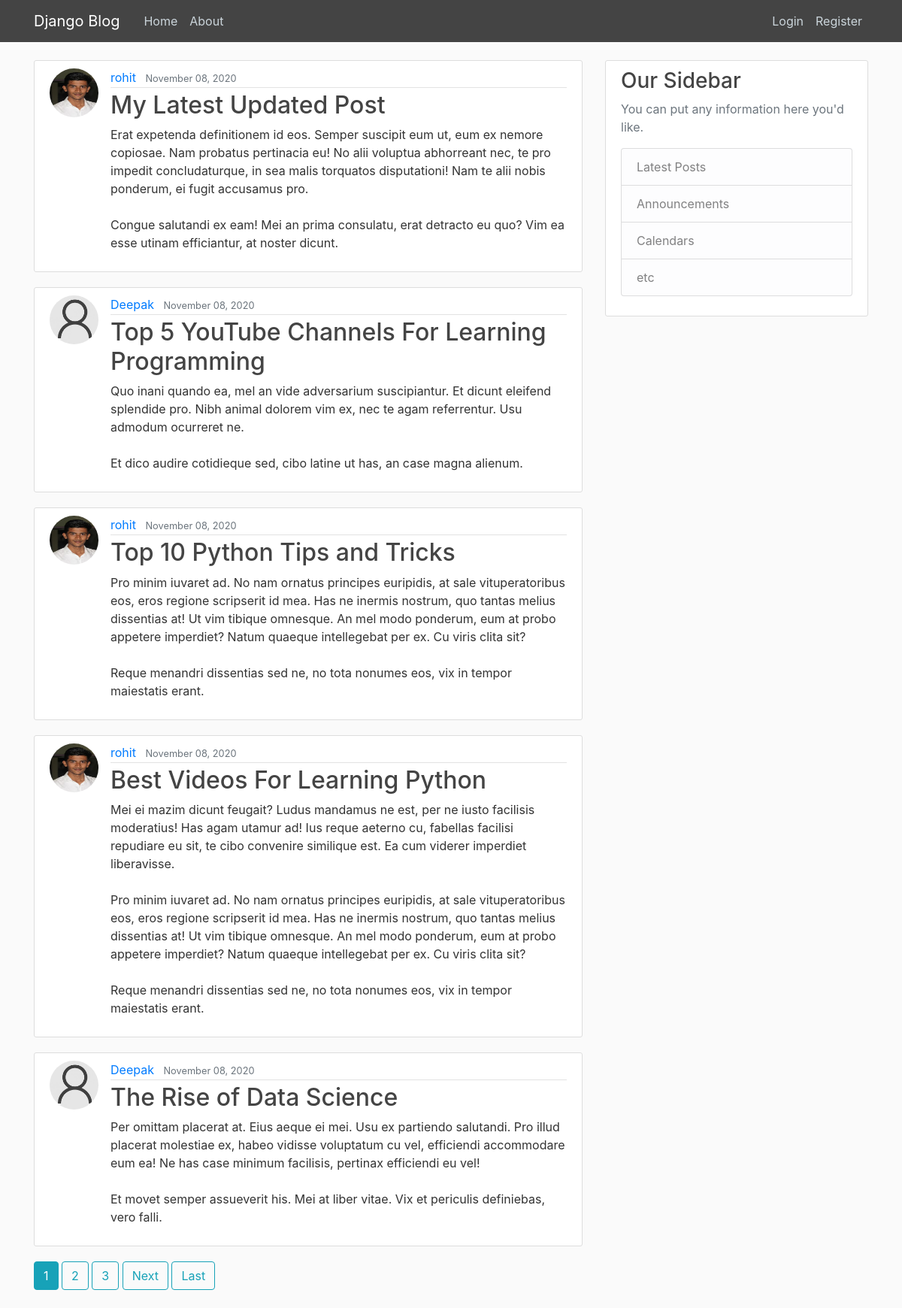
/, run on an earlier commit of the app's database.
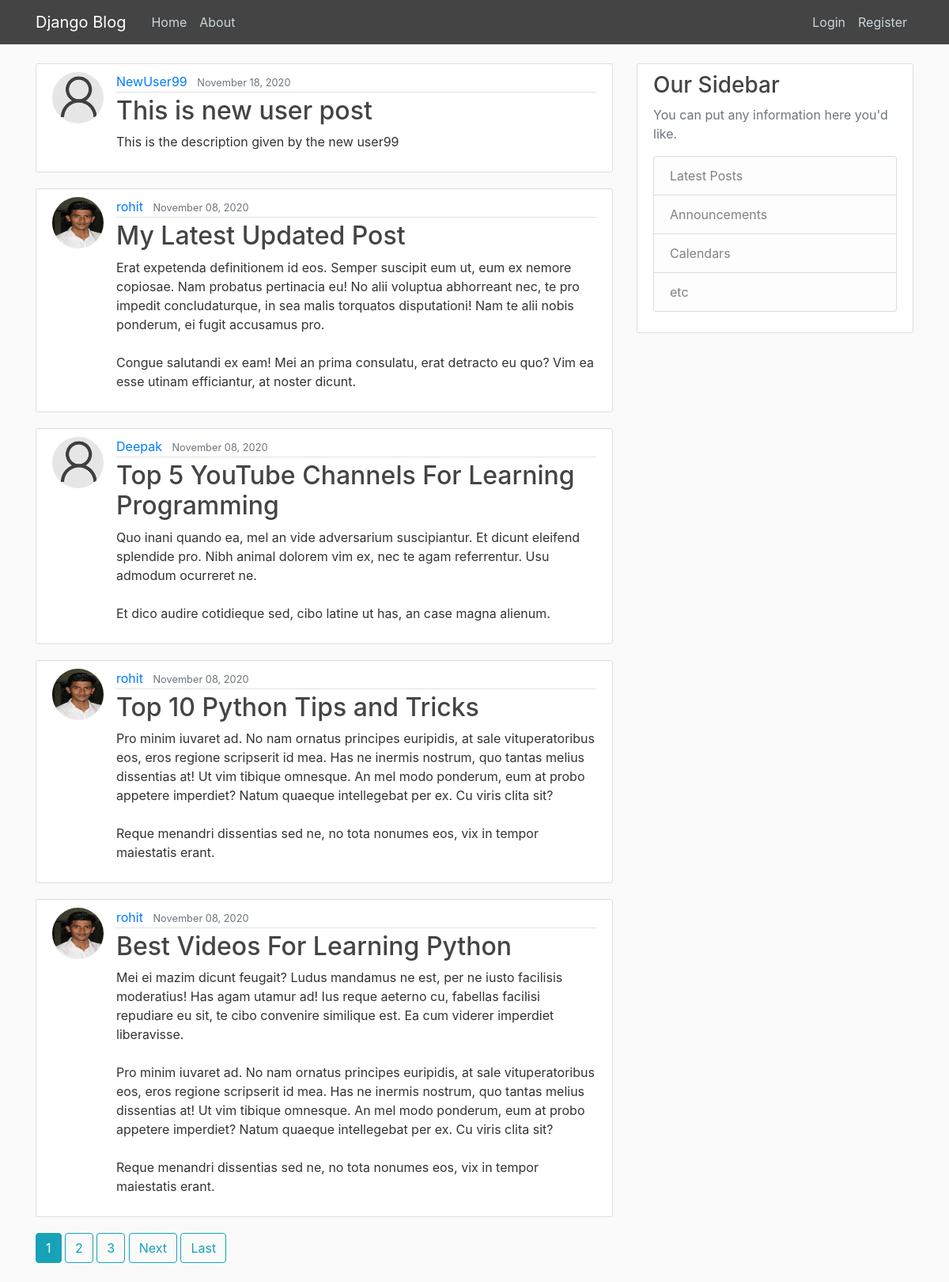
And on a later commit of the database.
### blog/models.py (models this page shows, shortened)
class Post(models.Model):
    title = models.CharField(max_length=100)
    content = models.TextField()
    date_posted = models.DateTimeField(default=timezone.now)
    aurthor = models.ForeignKey(User, on_delete=models.CASCADE)

### users/models.py (models this page shows, shortened)
class Profile(models.Model):
    user = models.OneToOneField(User, on_delete=models.CASCADE)
    image = models.ImageField(default='default.jpg', upload_to='profile_pics')

### blog/views.py (the view)
# urls.py: path('', PostListView.as_view(), name='blog-home'),
class PostListView(ListView):
    model = Post
    template_name = 'blog/home.html'
    context_object_name = 'posts'
    ordering = ['-date_posted']
    paginate_by = 5

### blog/templates/blog/home.html (shortened to what this page needs)
{% extends 'blog/base.html' %}
{% block content %}
{% for post in posts %}
    <article class="media content-section">
        <img  class = "rounded-circle article-img" src="{{ post.aurthor.profile.image.url }}" alt="">
        <div class="media-body">
        <div class="article-metadata">
            <a class="mr-2" href="{% url 'user-posts' post.aurthor.username %}">{{ post.aurthor }}</a>
            <small class="text-muted">{{ post.date_posted|date:"F d, Y" }}</small>
        </div>
        <h2><a class="article-title" href="{% url 'post-detail' post.id %}">{{ post.title }}</a></h2>
        <p class="article-content">{{ post.content }}</p>
        </div>
    </article>
{% endfor %}
    {% if is_paginated %}
        {% for num in page_obj.paginator.page_range %}
            {% if page_obj.number == num %}
                <a class="btn btn-info mb-4" href="?page={{ num }}">{{ num }}</a>
            {% elif num > page_obj.number|add:'-3' and num < page_obj.number|add:'+3' %}
                <a class="btn btn-outline-info mb-4" href="?page={{ num }}">{{ num }}</a>
            {% endif %}
        {% endfor %}
        {% if page_obj.has_next %}
            <a class="btn btn-outline-info mb-4"  href="?page={{ page_obj.next_page_number }}">Next</a>
            <a class="btn btn-outline-info mb-4"  href="?page={{ page_obj.paginator.num_pages }}">Last</a>
        {% endif %}
    {% endif %}
{% endblock content %}

### blog/templates/blog/base.html (shortened to what this page needs)
{% load static %}
<!DOCTYPE html>
<html lang="en">
<head>
    <link rel="stylesheet" href="https://cdn.jsdelivr.net/npm/bootstrap@4.5.3/dist/css/bootstrap.min.css">
    <link rel="stylesheet"  text = "text/css" href="{% static 'blog/main.css' %}">
</head>
<body>
    <header class="site-header">
        <nav class="navbar navbar-expand-md navbar-dark bg-steel fixed-top">
          <div class="container">
            <a class="navbar-brand mr-4" href="{% url 'blog-home' %}">Django Blog</a>
            <div class="collapse navbar-collapse" id="navbarToggle">
              <div class="navbar-nav mr-auto">
                <a class="nav-item nav-link" class="active" href="{% url 'blog-home' %}">Home</a>
                <a class="nav-item nav-link" href="{% url 'blog-about' %}">About</a>
              </div>
              <div class="navbar-nav">
                {% if user.is_authenticated %}
                <a class="nav-item nav-link" href="{% url 'post-create' %}">New Post</a>
                  <a class="nav-item nav-link" href="{% url 'profile' %}">Profile</a>
                  <a class="nav-item nav-link" href="{% url 'logout' %}">Logout</a>
                {% else %}
                  <a class="nav-item nav-link" href="{% url 'login' %}">Login</a>
                  <a class="nav-item nav-link" href="{% url 'register' %}">Register</a>
                {% endif %}
              </div>
            </div>
          </div>
        </nav>
      </header>
      <main role="main" class="container">
        <div class="row">
          <div class="col-md-8">
            {% block content %}{% endblock %}
          </div>
          <div class="col-md-4">
            <div class="content-section">
              <h3>Our Sidebar</h3>
              <p class='text-muted'>You can put any information here you'd like.
                <ul class="list-group">
                  <li class="list-group-item list-group-item-light">Latest Posts</li>
                  <li class="list-group-item list-group-item-light">Announcements</li>
                  <li class="list-group-item list-group-item-light">Calendars</li>
                  <li class="list-group-item list-group-item-light">etc</li>
                </ul>
              </p>
            </div>
          </div>
        </div>
      </main>
</body>
</html>

### blog/static/blog/main.css (style rules this page uses)
body { background: #fafafa; color: #333333; margin-top: 5rem; }
h1, h2, h3, h4, h5, h6 { color: #444444; }
ul { margin: 0; }
.bg-steel { background-color: #444444; }
.site-header .navbar-nav .nav-link { color: #cbd5db; }
.content-section { background: #ffffff; padding: 10px 20px; border: 1px solid #dddddd; border-radius: 3px; margin-bottom: 20px; }
.article-title { color: #444444; }
.article-content { white-space: pre-line; }
.article-img { height: 65px; width: 65px; margin-right: 16px; }
.article-metadata { padding-bottom: 1px; margin-bottom: 4px; border-bottom: 1px solid #e3e3e3 }

What changed in the data, as far as the page shows it:
no longer on this page (row unchanged): Post: aurthor.profile.image (placeholder picture), aurthor "Deepak", date_posted "November 08, 2020", title "The Rise of Data Science", content "Per omittam placerat at. Eius aeque ei mei. Usu ex partiendo salutandi. Pro illud placerat molestiae ex, habeo vidisse voluptatum cu vel, efficiendi accommodare eum ea! Ne has case minimum facilisis, pertinax efficiendi eu vel! Et movet semper assueverit his. Mei at liber vitae. Vix et periculis definiebas, vero falli."
added Post: aurthor.profile.image (placeholder picture), aurthor "NewUser99", date_posted "November 18, 2020", title "This is new user post", content "This is the description given by the new user99"
